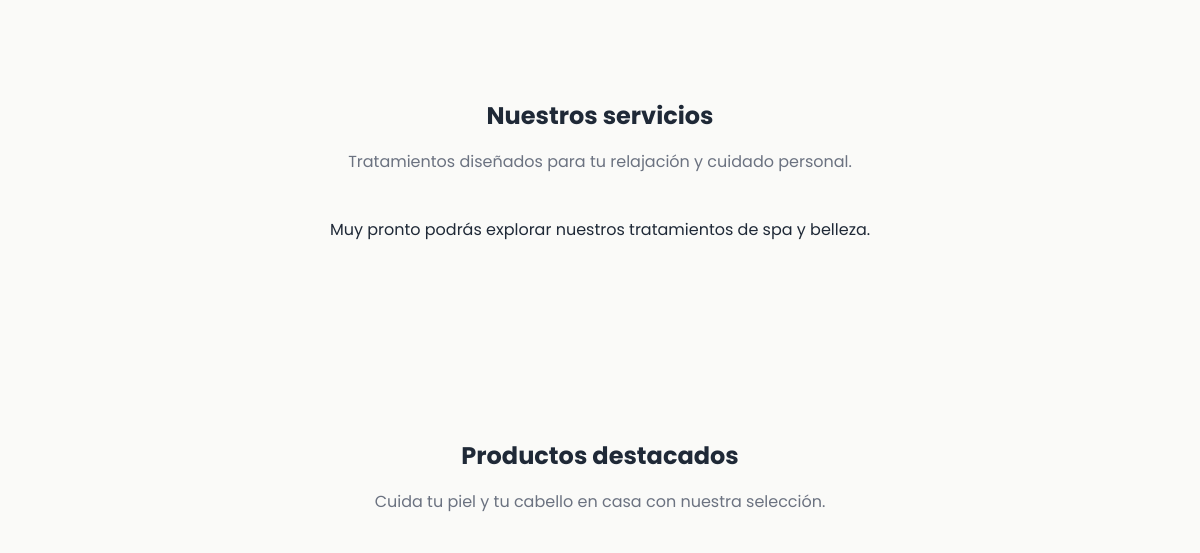
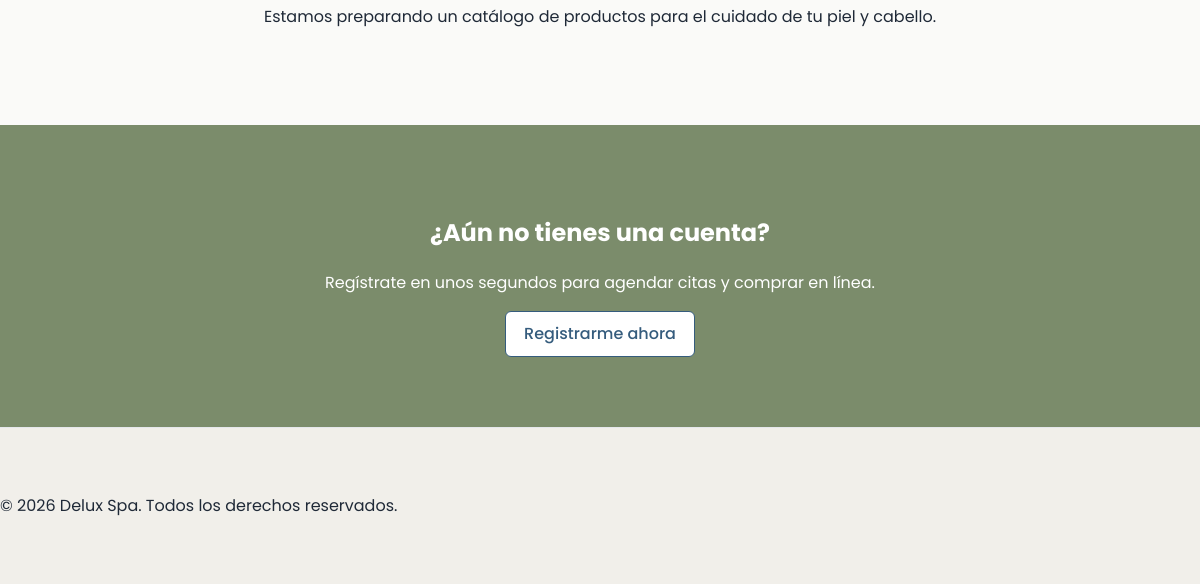
/ (lower part), run on an earlier commit of the app's database (2 pictures, top to bottom).
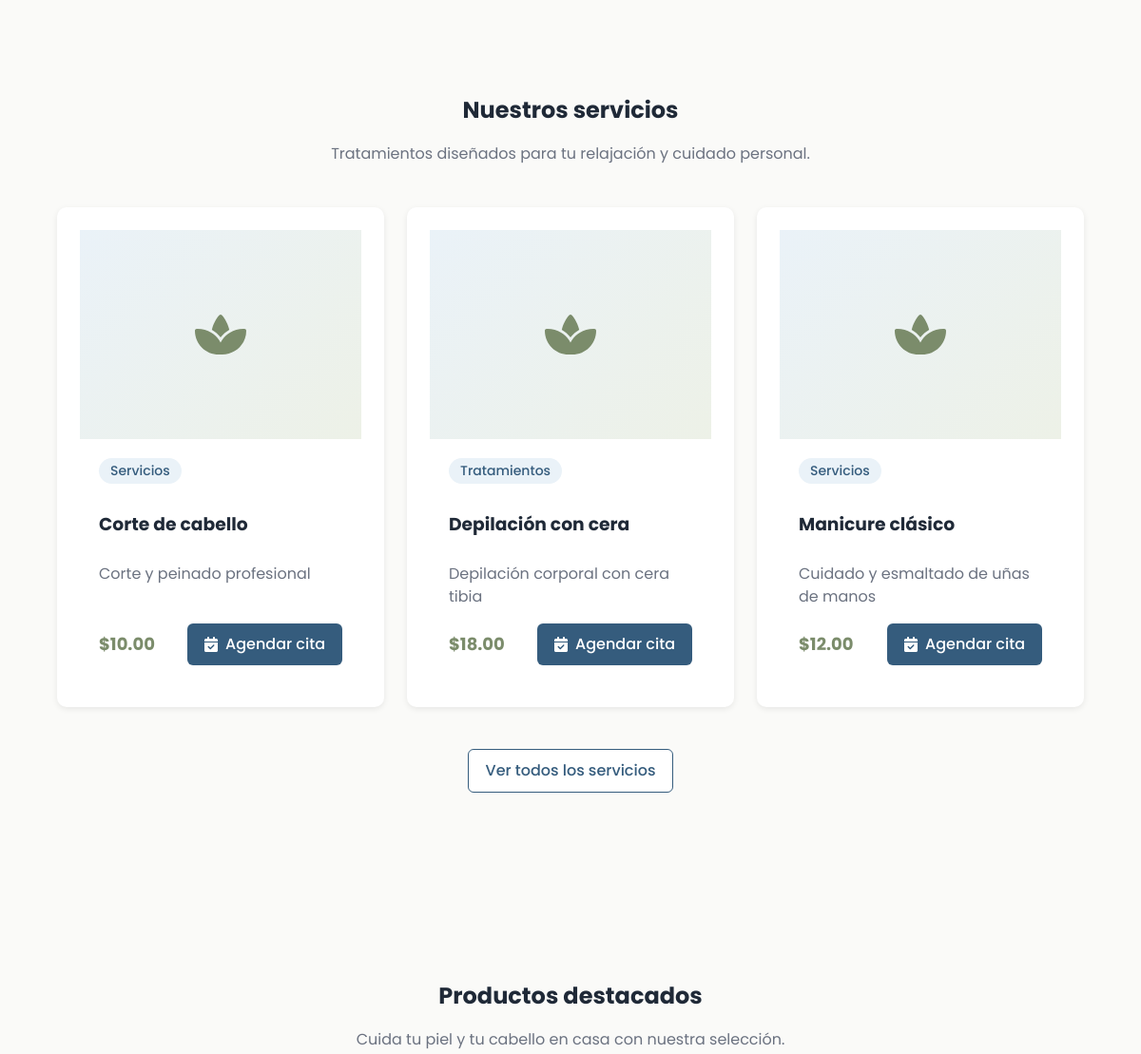
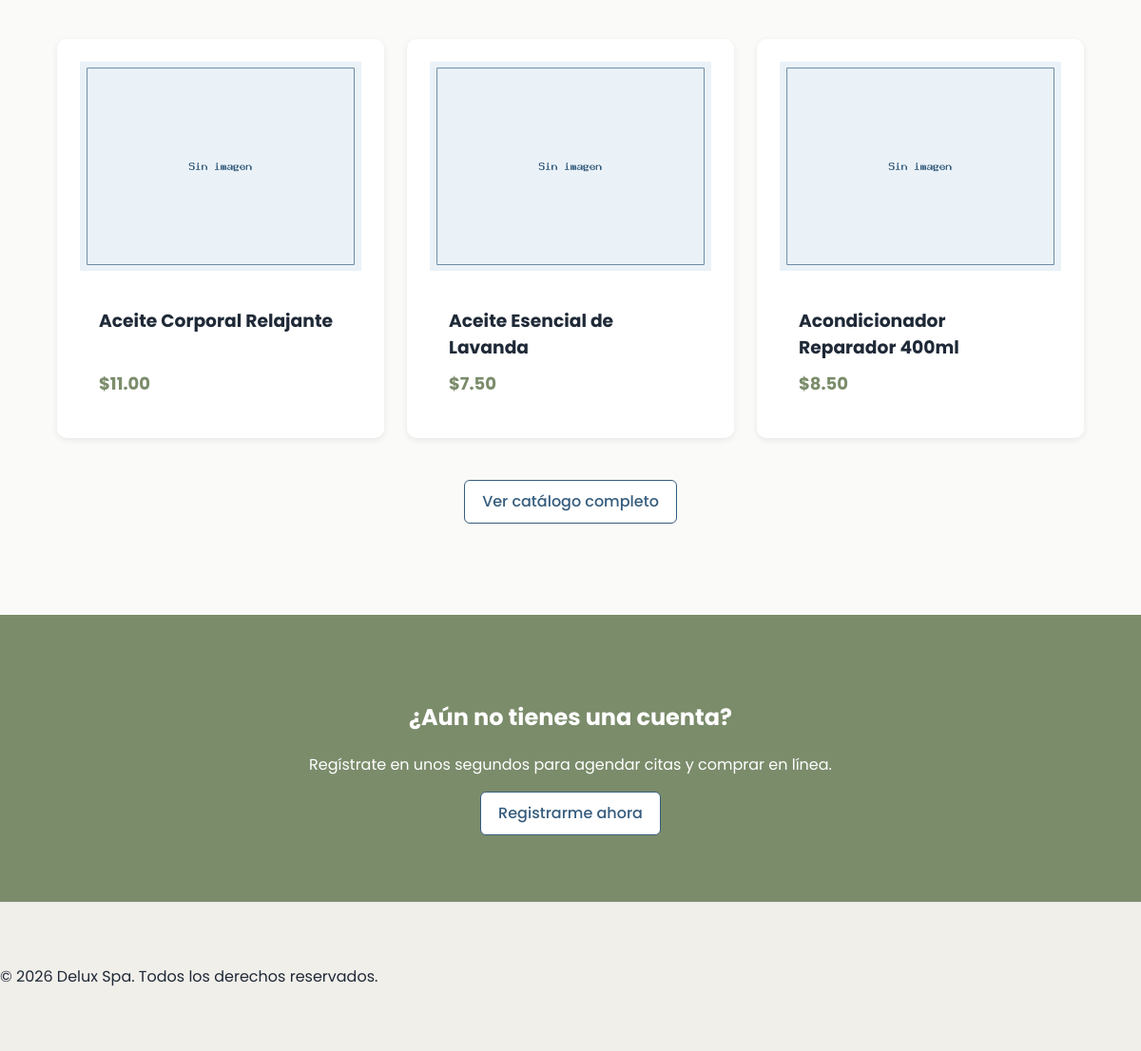
And on a later commit of the database (2 pictures, top to bottom).
### tables this page shows
CREATE TABLE servicios (
    id_servicio            INT AUTO_INCREMENT PRIMARY KEY,
    id_categoria_servicio  INT NOT NULL,
    nombre                 VARCHAR(100) NOT NULL,
    descripcion            TEXT NULL,
    precio                 DECIMAL(10,2) NOT NULL,
    disponibilidad         TINYINT(1) NOT NULL DEFAULT 1,
    imagen                 VARCHAR(255) NULL,
    CONSTRAINT fk_servicios_categoria
        FOREIGN KEY (id_categoria_servicio) REFERENCES categorias_servicio(id_categoria_servicio)
        ON UPDATE CASCADE ON DELETE RESTRICT
);

CREATE TABLE categorias_servicio (
    id_categoria_servicio INT AUTO_INCREMENT PRIMARY KEY,
    nombre_categoria      VARCHAR(100) NOT NULL UNIQUE,
    descripcion           VARCHAR(200) NULL,
    estado                TINYINT(1)   NOT NULL DEFAULT 1
);

CREATE TABLE productos (
    id_producto            INT AUTO_INCREMENT PRIMARY KEY,
    id_categoria_producto  INT NOT NULL,
    nombre                 VARCHAR(100) NOT NULL,
    descripcion            TEXT NULL,
    precio                 DECIMAL(10,2) NOT NULL,
    stock                  INT NOT NULL DEFAULT 0,
    disponibilidad         TINYINT(1) NOT NULL DEFAULT 1,
    imagen                 VARCHAR(255) NULL,
    CONSTRAINT fk_productos_categoria
        FOREIGN KEY (id_categoria_producto) REFERENCES categorias_producto(id_categoria_producto)
        ON UPDATE CASCADE ON DELETE RESTRICT
);

### controllers/publico/SitioController.php (called while the page is built, shortened)
<?php
require_once "models/dao/Servicios/ServicioDAO.php";
require_once "models/dao/producto/ProductoDAO.php";
class SitioController
{
    private ServicioDAO $servicioDAO;
    public function __construct()
    {
        $this->servicioDAO = new ServicioDAO();
    }
    public function inicio()
    {
        $productoDAO = new ProductoDAO();
        $serviciosDestacados = $this->servicioDAO->listarDisponibles(3);
        $productosDestacados = array_slice($productoDAO->listar(), 0, 3);
        require_once "views/publico/inicio.php";
    }
}

### index.php (called while the page is built, shortened)
<?php
$action = $_GET['action'] ?? 'inicio';
$controller = new $controllerName();
$controller->$action();

### models/dao/BaseDAO.php (called while the page is built, shortened)
<?php
require_once "config/Database.php";
abstract class BaseDAO
{
    public function __construct()
    {
        $db = new Database();
        $this->conexion = $db->conectar();
    }
}

### config/Database.php (called while the page is built)
<?php
class Database
{
    private string $host = "localhost";
    private string $dbname = "spa_belleza";
    private string $user = "root";
    private string $password = "";
    public function conectar(): PDO
    {
        return new PDO(
            "mysql:host={$this->host};dbname={$this->dbname};charset=utf8mb4",
            $this->user,
            $this->password,
            [
                PDO::ATTR_ERRMODE            => PDO::ERRMODE_EXCEPTION,
                PDO::ATTR_DEFAULT_FETCH_MODE => PDO::FETCH_ASSOC,
                PDO::ATTR_EMULATE_PREPARES   => false
            ]
        );
    }
}

### models/dao/Servicios/ServicioDAO.php (called while the page is built, shortened)
<?php
require_once "models/dao/BaseDAO.php";
require_once "models/dto/Servicios/servicio.php";
class ServicioDAO extends BaseDAO
{
    private function mapearFila(array $fila): Servicio
    {
        return new Servicio(
            (int)$fila['id_servicio'],
            (int)$fila['id_categoria_servicio'],
            $fila['nombre'],
            $fila['descripcion'] !== null ? $fila['descripcion'] : null,
            (float)$fila['precio'],
            (bool)$fila['disponibilidad'],
            $fila['imagen'] !== null ? $fila['imagen'] : null,
            $fila['nombre_categoria']
        );
    }
    public function listarDisponibles(?int $limite = null): array
    {
        $servicios = [];
        try {
            $sql = self::SELECT_BASE . "
                    WHERE s.disponibilidad = 1
                      AND c.estado = 1
                    ORDER BY s.nombre";
            if ($limite !== null && $limite > 0) {
                $sql .= " LIMIT :limite";
            }
            $stmt = $this->conexion->prepare($sql);
            if ($limite !== null && $limite > 0) {
                $stmt->bindValue(':limite', $limite, PDO::PARAM_INT);
            }
            $stmt->execute();
            while ($fila = $stmt->fetch()) {
                $servicios[] = $this->mapearFila($fila);
            }
        } catch (PDOException $e) {
            error_log("Error en ServicioDAO::listarDisponibles -> " . $e->getMessage());
        }
        return $servicios;
    }
}

### models/dto/Servicios/servicio.php (called while the page is built, shortened)
<?php
class Servicio
{
    private string $nombre;
    private ?string $descripcion;
    private float $precio;
    private ?string $imagen;
    private string $nombreCategoria;
    public function __construct(
        ?int $idServicio = null,
        int $idCategoriaServicio = 0,
        string $nombre = '',
        ?string $descripcion = null,
        float $precio = 0.0,
        bool $disponibilidad = true,
        ?string $imagen = null,
        string $nombreCategoria = ''
    ) {
        $this->nombre = $nombre;
        $this->descripcion = $descripcion;
        $this->precio = $precio;
        $this->imagen = $imagen;
        $this->nombreCategoria = $nombreCategoria;
    }
    public function getNombre(): string
    {
        return $this->nombre;
    }
    public function getDescripcion(): ?string
    {
        return $this->descripcion;
    }
    public function getPrecio(): float
    {
        return $this->precio;
    }
    public function getImagen(): ?string
    {
        return $this->imagen;
    }
    public function getNombreCategoria(): string
    {
        return $this->nombreCategoria;
    }
}

### models/dao/producto/ProductoDAO.php (called while the page is built, shortened)
<?php
require_once "config/Database.php";
class ProductoDAO
{
    private PDO $cn;
    public function __construct(?PDO $conexion = null)
    {
        if($conexion !== null){
        $this->cn = $conexion;
        } else {
            $db = new Database();
            $this->cn = $db->conectar();
        }
    }
    public function listar()
    {
        $sql = "SELECT
                p.*,
                c.nombre_categoria
                FROM productos p
                INNER JOIN categorias_producto c
                ON p.id_categoria_producto = c.id_categoria_producto
                ORDER BY p.nombre";
                $stmt = $this->cn->prepare($sql);
                $stmt->execute();
                return $stmt->fetchAll(PDO::FETCH_ASSOC);
    }
}

### views/publico/inicio.php (the view, shortened to what the changed rows need)
<?php
require_once "views/layouts/header_publico.php";
$sesionActiva = isset($_SESSION['usuario']);
$urlAgendarCita = $sesionActiva
    ? "index.php?controller=citas&action=crear"
    : "index.php?controller=auth&action=login";
?>
<section class="section container" id="servicios">
    <h2 class="section-title">Nuestros servicios</h2>
    <p class="home-seccion-sub">Tratamientos diseñados para tu relajación y cuidado personal.</p>
    <?php if (!empty($serviciosDestacados)): ?>
        <div class="grid grid-3">
            <?php foreach ($serviciosDestacados as $s): ?>
                <article class="card catalog-card home-card">
                    <?php if ($s->getImagen()): ?>
                        <img src="<?= htmlspecialchars($s->getImagen()) ?>"
                            alt="<?= htmlspecialchars($s->getNombre()) ?>">
                    <?php else: ?>
                        <div class="home-service-placeholder">
                            <i class="fa-solid fa-spa"></i>
                        </div>
                    <?php endif; ?>
                    <div class="catalog-content">
                        <span class="home-card-categoria"><?= htmlspecialchars($s->getNombreCategoria()) ?></span>
                        <h3 class="catalog-title"><?= htmlspecialchars($s->getNombre()) ?></h3>
                        <p class="home-card-descripcion">
                            <?= htmlspecialchars($s->getDescripcion() ?? 'Tratamiento profesional para tu cuidado y bienestar.') ?>
                        </p>
                        <div class="home-card-footer">
                            <span class="catalog-price">$<?= number_format($s->getPrecio(), 2) ?></span>
                            <a href="<?= $urlAgendarCita ?>" class="btn btn-primary">
                                <i class="fa-solid fa-calendar-check"></i> Agendar cita
                            </a>
                        </div>
                    </div>
                </article>
            <?php endforeach; ?>
        </div>
        <p class="home-seccion-enlace">
            <a href="index.php?controller=sitio&action=servicios" class="btn btn-outline">Ver todos los servicios</a>
        </p>
    <?php else: ?>
        <p class="text-center">Muy pronto podrás explorar nuestros tratamientos de spa y belleza.</p>
    <?php endif; ?>
</section>
<section class="section container" id="productos">
    <h2 class="section-title">Productos destacados</h2>
    <p class="home-seccion-sub">Cuida tu piel y tu cabello en casa con nuestra selección.</p>
    <?php if (!empty($productosDestacados)): ?>
        <div class="grid grid-3">
            <?php foreach ($productosDestacados as $p): ?>
                <article class="card catalog-card home-card">
                    <img src="<?= !empty($p['imagen']) ? htmlspecialchars($p['imagen']) : 'assets/img/no-image.png' ?>"
                        alt="<?= htmlspecialchars($p['nombre']) ?>">
                    <div class="catalog-content">
                        <h3 class="catalog-title"><?= htmlspecialchars($p['nombre']) ?></h3>
                        <div class="home-card-footer">
                            <span class="catalog-price">$<?= number_format((float)$p['precio'], 2) ?></span>
                        </div>
                    </div>
                </article>
            <?php endforeach; ?>
        </div>
        <p class="home-seccion-enlace">
            <a href="index.php?controller=clienteProd&action=catalogo" class="btn btn-outline">Ver catálogo completo</a>
        </p>
    <?php else: ?>
        <p class="text-center">Estamos preparando un catálogo de productos para el cuidado de tu piel y cabello.</p>
    <?php endif; ?>
</section>
<section class="cta">
    <?php if (!$sesionActiva): ?>
        <h2>¿Aún no tienes una cuenta?</h2>
    <?php else: ?>
        <h2>Tu momento de bienestar te espera</h2>
        <p>Agenda tu próxima cita o revisa tu cuenta.</p>
        <a href="<?= $urlAgendarCita ?>" class="btn btn-outline">Agendar cita</a>
    <?php endif; ?>
</section>
<?php require_once "views/layouts/footer.php"; ?>

What changed in the data, as far as the page shows it:
added servicios: id_categoria_servicio.nombre_categoria "Servicios", nombre "Corte de cabello", descripcion "Corte y peinado profesional", precio "10.00"
added servicios: id_categoria_servicio.nombre_categoria "Tratamientos", nombre "Depilación con cera", descripcion "Depilación corporal con cera tibia", precio "18.00"
added servicios: id_categoria_servicio.nombre_categoria "Servicios", nombre "Manicure clásico", descripcion "Cuidado y esmaltado de uñas de manos", precio "12.00"
added productos: nombre "Aceite Corporal Relajante", precio "11.00"
added productos: nombre "Aceite Esencial de Lavanda", precio "7.50"
added productos: nombre "Acondicionador Reparador 400ml", precio "8.50"
Also different on the page:
text no longer shown: "Muy pronto podrás explorar nuestros tratamientos de spa y belleza. Estamos preparando un catálogo de productos para el cuidado de tu piel y cabello."
text now shown: "Ver todos los servicios Ver catálogo completo"
